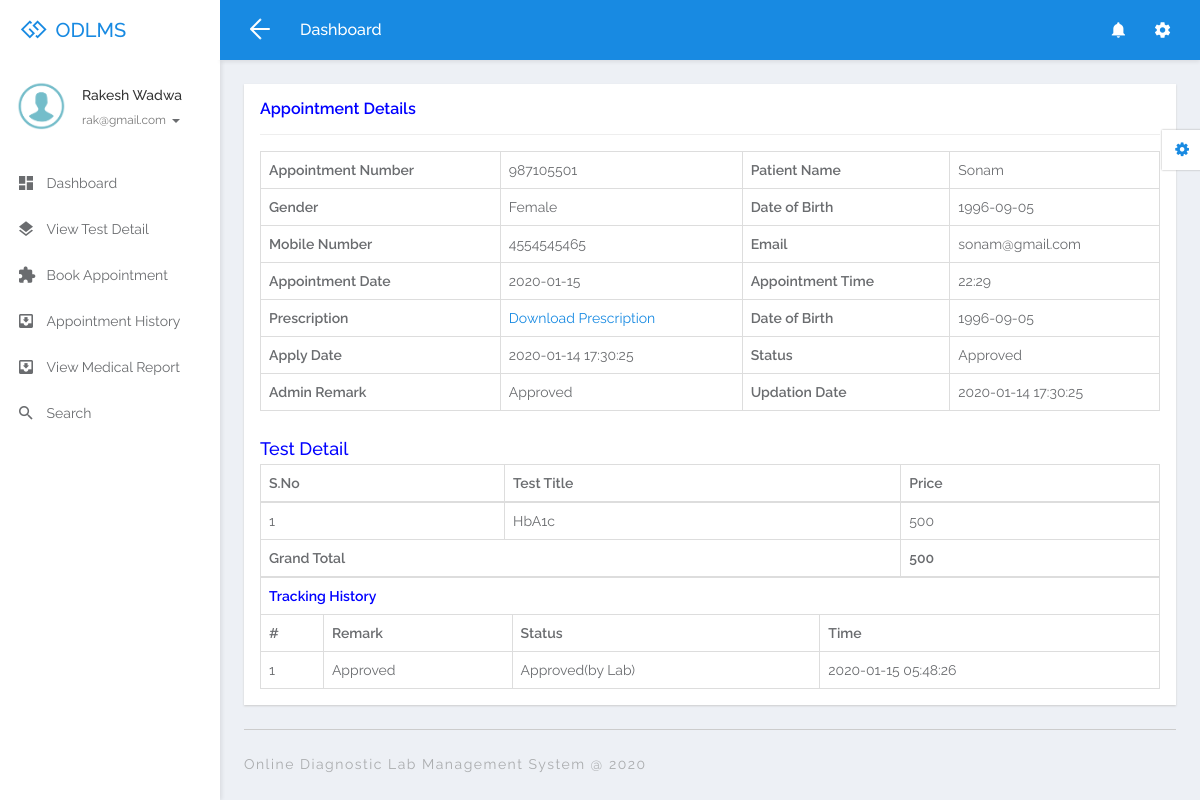
The page /odlms/user/view-appointment-detail.php?viewid=3&&aptid=987105501 (signed in) on the database its author committed.
### tables this page shows
CREATE TABLE `tbluser` (
  `ID` int(10) NOT NULL,
  `FullName` varchar(200) DEFAULT NULL,
  `MobileNumber` bigint(10) DEFAULT NULL,
  `Email` varchar(200) DEFAULT NULL,
  `Password` varchar(200) DEFAULT NULL,
  `RegDate` timestamp NULL DEFAULT current_timestamp()
);

CREATE TABLE `tblappointment` (
  `ID` int(10) NOT NULL,
  `UserID` int(10) NOT NULL,
  `AppointmentNumber` varchar(50) DEFAULT NULL,
  `PatientName` varchar(120) DEFAULT NULL,
  `Gender` varchar(50) DEFAULT NULL,
  `DOB` varchar(200) DEFAULT NULL,
  `MobileNumber` bigint(10) DEFAULT NULL,
  `Email` varchar(200) DEFAULT NULL,
  `AppointmentDate` varchar(200) DEFAULT NULL,
  `AppointmentTime` varchar(80) DEFAULT NULL,
  `Prescription` varchar(200) DEFAULT NULL,
  `PostDate` timestamp NULL DEFAULT current_timestamp(),
  `Status` varchar(50) DEFAULT NULL,
  `AssignTo` varchar(200) DEFAULT NULL,
  `Remark` varchar(100) DEFAULT NULL,
  `UpdationDate` timestamp NOT NULL DEFAULT current_timestamp(),
  `Report` varchar(200) DEFAULT NULL,
  `ReportUploadedDate` timestamp NULL DEFAULT NULL ON UPDATE current_timestamp()
);

CREATE TABLE `tbllabtest` (
  `ID` int(10) NOT NULL,
  `TestTitle` varchar(200) DEFAULT NULL,
  `TestDescription` mediumtext DEFAULT NULL,
  `TestInterpretation` mediumtext DEFAULT NULL,
  `Price` varchar(150) DEFAULT NULL,
  `UpdationDate` timestamp NULL DEFAULT current_timestamp()
);

CREATE TABLE `tbltracking` (
  `ID` int(10) NOT NULL,
  `AppointmentNumeber` varchar(50) DEFAULT NULL,
  `Remark` varchar(100) DEFAULT NULL,
  `Status` varchar(120) DEFAULT NULL,
  `OrderCanclledByUser` int(10) DEFAULT NULL,
  `UpdationDate` timestamp NULL DEFAULT current_timestamp() ON UPDATE current_timestamp()
);

### odlms/user/view-appointment-detail.php (the view, shortened to what this page needs)
<?php
if (strlen($_SESSION['odlmsuid']==0)) {
  header('location:logout.php');
  } else{
  ?>
<!DOCTYPE html>
<html lang="en">
<head>
	<link rel="stylesheet" href="libs/bower/font-awesome/css/font-awesome.min.css">
	<link rel="stylesheet" href="libs/bower/material-design-iconic-font/dist/css/material-design-iconic-font.css">
	<link rel="stylesheet" href="libs/bower/animate.css/animate.min.css">
	<link rel="stylesheet" href="libs/bower/fullcalendar/dist/fullcalendar.min.css">
	<link rel="stylesheet" href="libs/bower/perfect-scrollbar/css/perfect-scrollbar.css">
	<link rel="stylesheet" href="assets/css/bootstrap.css">
	<link rel="stylesheet" href="assets/css/core.css">
	<link rel="stylesheet" href="assets/css/app.css">
</head>
<body class="menubar-left menubar-unfold menubar-light theme-primary">
<?php include_once('includes/header.php');?>
<?php include_once('includes/sidebar.php');?>
<main id="app-main" class="app-main">
  <div class="wrap">
	<section class="app-content">
		<div class="row">
			<div class="col-md-12">
				<div class="widget">
					<header class="widget-header">
						<h4 class="widget-title" style="color: blue">Appointment Details</h4>
					</header>
					<hr class="widget-separator">
					<div class="widget-body">
						<div class="table-responsive">
							<?php
                  $vid=$_GET['viewid'];
$sql="SELECT * from tblappointment  where ID=:vid";
$query = $dbh -> prepare($sql);
$query-> bindParam(':vid', $vid, PDO::PARAM_STR);
$query->execute();
$results=$query->fetchAll(PDO::FETCH_OBJ);
$cnt=1;
if($query->rowCount() > 0)
{
foreach($results as $row)
{               ?>
							<table border="1" class="table table-bordered mg-b-0">
                                            <tr>
    <th>Appointment Number</th>
    <td><?php  echo $aptno=($row->AppointmentNumber);?></td>
    <th>Patient Name</th>
    <td><?php  echo $row->PatientName;?></td>
  </tr>
  <tr>
    <th>Gender</th>
    <td><?php  echo $row->Gender;?></td>
    <th>Date of Birth</th>
    <td><?php  echo $row->DOB;?></td>
  </tr>
  <tr>
    <th>Mobile Number</th>
    <td><?php  echo $row->MobileNumber;?></td>
    <th>Email</th>
    <td><?php  echo $row->Email;?></td>
  </tr>
   <tr>
    <th>Appointment Date</th>
    <td><?php  echo $row->AppointmentDate;?></td>
    <th>Appointment Time</th>
    <td><?php  echo $row->AppointmentTime;?></td>
  </tr>
   <tr>
    <th>Prescription</th>
    <td>
<?php if(!empty($row->Prescription)){?>
      <a href="images/<?php echo $row->Prescription;?>" target="_blank">Download Prescription</a>
<?php } else {
echo "NA";
}?>
    </td>
    <th>Date of Birth</th>
    <td><?php  echo $row->DOB;?></td>
  </tr>
  <tr>
    <th>Apply Date</th>
    <td><?php  echo $row->PostDate;?></td>
     <th>Status</th>
     <?php  $status=$row->Status; if($status==""){ ?>
                     <td><?php echo "Not Updated Yet"; ?></td>
<?php } else { ?>
    <td><?php  echo $status;?></td>
    <?php } ?>
  </tr>
  <tr>
    <tr>
    <th>Admin Remark</th>
    <?php if($status==""){ ?>
                     <td><?php echo "Not Updated Yet"; ?></td>
<?php } else { ?>
    <td><?php  echo $row->Remark;?></td>
    <?php } ?>
    <th>Updation Date</th>
    <?php if($row->Status==""){ ?>
                     <td><?php echo "Not Updated Yet"; ?></td>
<?php } else { ?>
    <td><?php  echo $row->UpdationDate;?></td>
    <?php } ?>
  </tr>
<?php $cnt=$cnt+1;}} ?>
</table>
<br>
<h4 style="color: blue">Test Detail</h4>
<?php
$sql="SELECT tbllabtest.TestTitle,tbllabtest.TestDescription,tbllabtest.TestInterpretation,tbllabtest.Price,tblappointment.UserID,tblappointment.AppointmentNumber,  tbltestrequest.AppointmentNumber, tbltestrequest.TestID from tblappointment join tbltestrequest on tblappointment.AppointmentNumber= tbltestrequest.AppointmentNumber join tbllabtest on tbllabtest.ID=tbltestrequest.TestID  where tbltestrequest.AppointmentNumber=:aptno";
$query = $dbh -> prepare($sql);
$query-> bindParam(':aptno', $aptno, PDO::PARAM_STR);
$query->execute();
$results=$query->fetchAll(PDO::FETCH_OBJ);
$cnt=1;
if($query->rowCount() > 0)
{
            ?>
							<table border="1" class="table table-bordered mg-b-0">
								<thead>
									<tr>
										<th>S.No</th>
										<th>Test Title</th>
										<th>Price</th>
									</tr>
								</thead>
								<?php
								foreach($results as $row)
{   ?>
                                            <tr>
    <td><?php echo htmlentities($cnt);?></td>
    <td><?php  echo $row->TestTitle;?></td>
    <td><?php  echo $tprice=$row->Price;?></td>
  </tr>
<?php
$grandtprice+=$tprice;
$cnt=$cnt+1;} ?>
<tr>
	<th colspan="2">Grand Total</th>
<th><?php echo $grandtprice; ?></th>
</tr>
</table>
<?php } ?>
<?php
$aptid=$_GET['aptid'];
   if($status!=""){
$ret="select tbltracking.OrderCanclledByUser,tbltracking.Remark,tbltracking.Status as astatus,tbltracking.UpdationDate from tbltracking where tbltracking.AppointmentNumeber =:aptid";
$query = $dbh -> prepare($ret);
$query-> bindParam(':aptid', $aptid, PDO::PARAM_STR);
$query->execute();
$results=$query->fetchAll(PDO::FETCH_OBJ);
$cnt=1;
 ?>
<table id="datatable" class="table table-bordered dt-responsive nowrap" style="border-collapse: collapse; border-spacing: 0; width: 100%;">
  <tr align="center">
   <th colspan="4" style="color: blue" >Tracking History</th>
  </tr>
  <tr>
    <th>#</th>
<th>Remark</th>
<th>Status</th>
<th>Time</th>
</tr>
<?php
foreach($results as $row)
{               ?>
<tr>
  <td><?php echo $cnt;?></td>
 <td><?php  echo $row->Remark;?></td>
  <td><?php  echo $row->astatus;
if($row->OrderCanclledByUser==1){
echo "("."by user".")";
} else {
echo "("."by Lab".")";
}
  ?></td>
   <td><?php  echo $row->UpdationDate;?></td>
</tr>
<?php $cnt=$cnt+1;} ?>
</table>
<?php  }
?>
						</div>
					</div>
				</div>
			</div>
		</div>
	</section>
</div>
  <?php include_once('includes/footer.php');?>
</main>
<?php include_once('includes/customizer.php');?>
</body>
</html>
<?php }  ?>

### odlms/user/includes/sidebar.php (shortened to what this page needs)
<aside id="menubar" class="menubar light">
  <div class="app-user">
    <div class="media">
      <div class="media-left">
        <div class="avatar avatar-md avatar-circle">
          <img class="img-responsive" src="assets/images/images.png" alt="avatar"/>
        </div>
      </div>
      <div class="media-body">
        <div class="foldable">
          <?php
$uid=$_SESSION['odlmsuid'];
$sql="SELECT FullName,Email from  tbluser where ID=:uid";
$query = $dbh -> prepare($sql);
$query->bindParam(':uid',$uid,PDO::PARAM_STR);
$query->execute();
$results=$query->fetchAll(PDO::FETCH_OBJ);
$cnt=1;
if($query->rowCount() > 0)
{
foreach($results as $row)
{               ?>
          <h5><a href="javascript:void(0)" class="username"><?php  echo $row->FullName;?></a></h5><?php $cnt=$cnt+1;}} ?>
          <ul>
            <li class="dropdown">
              <a href="javascript:void(0)" class="dropdown-toggle usertitle" data-toggle="dropdown" aria-haspopup="true" aria-expanded="false">
                <small><?php  echo $row->Email;?></small>
                <span class="caret"></span>
              </a>
            </li>
          </ul>
        </div>
      </div>
    </div>
  </div>
  <div class="menubar-scroll">
    <div class="menubar-scroll-inner">
      <ul class="app-menu">
        <li class="has-submenu">
          <a href="dashboard.php">
            <i class="menu-icon zmdi zmdi-view-dashboard zmdi-hc-lg"></i>
            <span class="menu-text">Dashboard</span>
          </a>
        </li>
        <li class="has-submenu">
          <a href="view-testdetail.php">
            <i class="menu-icon zmdi zmdi-layers zmdi-hc-lg"></i>
            <span class="menu-text">View Test Detail</span>
           </a>
        </li>
        <li class="has-submenu">
          <a href="appointment.php">
            <i class="menu-icon zmdi zmdi-puzzle-piece zmdi-hc-lg"></i>
            <span class="menu-text">Book Appointment</span>
          </a>
        </li>
        <li class="has-submenu">
          <a href="appointment-history.php">
            <i class="menu-icon zmdi zmdi-inbox zmdi-hc-lg"></i>
            <span class="menu-text">Appointment History</span>
             </a>
        </li>
         <li class="has-submenu">
          <a href="view-medical-report.php">
            <i class="menu-icon zmdi zmdi-inbox zmdi-hc-lg"></i>
            <span class="menu-text">View Medical Report</span>
             </a>
        </li>
        <li>
          <a href="search.php">
            <i class="menu-icon zmdi zmdi-search zmdi-hc-lg"></i>
            <span class="menu-text">Search</span>
          </a>
        </li>
      </ul>
    </div>
  </div>
</aside>

### rows shown on the page
tbluser: FullName "Rakesh Wadwa", Email "rak@gmail.com"
tblappointment: AppointmentNumber "987105501", PatientName "Sonam", Gender "Female", DOB "1996-09-05", MobileNumber "4554545465", Email "sonam@gmail.com", AppointmentDate "2020-01-15", AppointmentTime "22:29", PostDate "2020-01-14 17:30:25", Status "Approved", Remark "Approved", UpdationDate "2020-01-14 17:30:25", tbllabtest.TestTitle "HbA1c", tbllabtest.Price "500"
tbltracking: Remark "Approved", Status "Approved", shows "by Lab", UpdationDate "2020-01-15 05:48:26"

### other values the page prints
$grandtprice "500"
